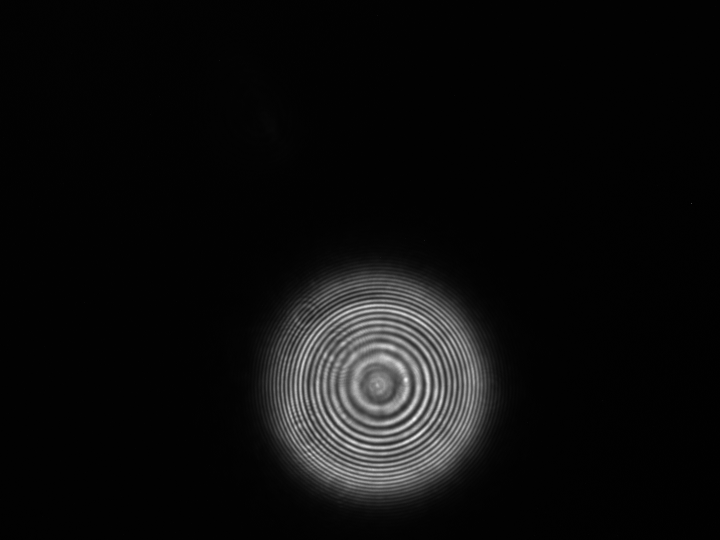
%> input picture Images/Bench_Images/4-27-22/5um-0deg-2.png, 1440 x 1080 px (shown at 1/2 size)
$ octave data_4_27.m   (GNU Octave 9; MATLAB toolbox functions it lacks are replaced by stand-ins)
%> lines starting %> are read from the running program, lines starting %| are printed output that depends on the picture
### Data_Scripts/Data_Functions/open_im.m
function mat = open_im(filename)
    %convert a PNG into a double (0-1) array (grayscale).
    im = imread(filename);
%> im is the input picture: size 1080x1440x3 uint8; min 0, max 250, mean 13.2
    mat = im2double(rgb2gray(im));
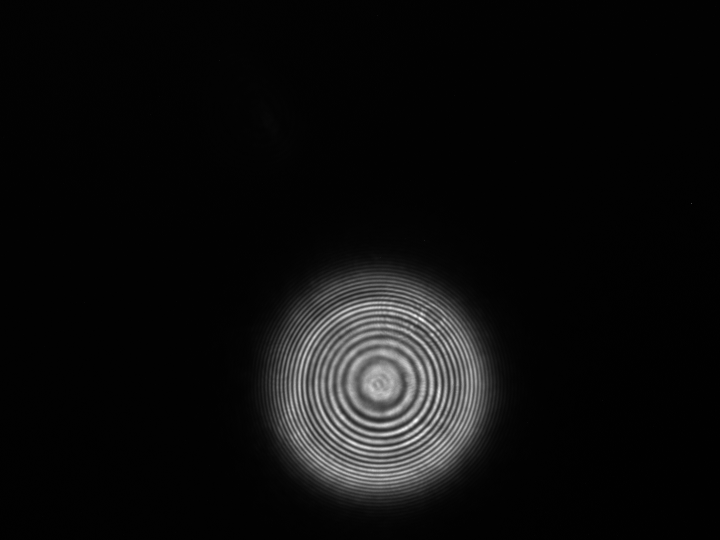
%> input picture Images/Bench_Images/4-27-22/5um-60deg-2.png, 1440 x 1080 px (shown at 1/2 size)
%> in open_im, im is the input picture: size 1080x1440x3 uint8; min 0, max 255, mean 13.4
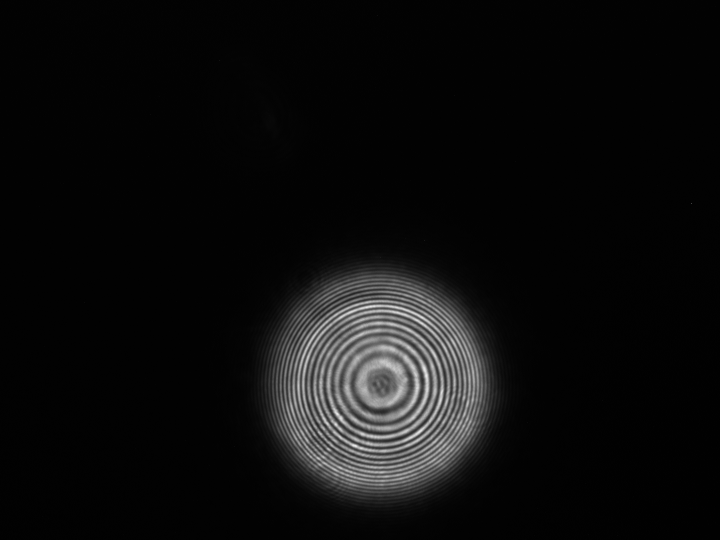
%> input picture Images/Bench_Images/4-27-22/5um-120deg-2.png, 1440 x 1080 px (shown at 1/2 size)
%> in open_im, im is the input picture: size 1080x1440x3 uint8; min 0, max 248, mean 13.3
%> in crop, `cropped = im(crop_array(1):crop_array(2), crop_array(3):crop_array(4));`:
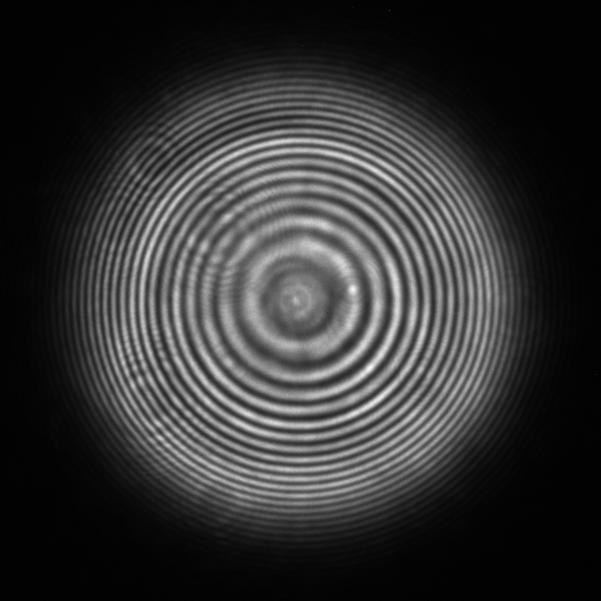
%> cropped: size 601x601 double; min 0, max 0.98, mean 0.199
end

### Data_Scripts/Data_Functions/image_data_struct.m
function hol = image_data_struct(image, angle)
%> called with angle = 0
    %create an image structure from an input intensity array. Specify the
    %relative angle for hologram reconstruction
    im_shape = size(image);
%> im_shape = [601 601]
    crop_params = bench_params(im_shape(1), im_shape(2));
    hol = struct('intensity', image, 'x', crop_params.x, ...
        'y', crop_params.y, 'angle', angle);
end

### Data_Scripts/Data_Functions/bench_params.m
function PARAMS = bench_params(num_x_pixels, num_y_pixels, NA)
%> called with num_x_pixels = 601, num_y_pixels = 601, NA = NaN
    arguments
        num_x_pixels
        num_y_pixels
        NA = 0.1
    end
    %get the bench parameters for the camera currently in use. Specify
    %number of pixels in each dimension and it will rescale it to the
    %appropriate units.
    %Measurements from the camera (units mm)
    dx = 3.45e-3; %mm
    dy = dx;
%     num_x_pixels = 1080;
%     num_y_pixels = 1440;
    L_x = dx * num_x_pixels;
%> L_x = 2.07
    L_y = dy * num_y_pixels;
%> L_y = 2.07
    X = -L_x/2:dx:L_x/2-dx;
%> X = 601 values from -1.04 to 1.03
    Y = -L_y/2:dy:L_y/2-dy;
%> Y = 601 values from -1.04 to 1.03

    PARAMS = struct;
    PARAMS.Lx = L_x;      %x side length of input image
%> PARAMS.Lx = 2.07
    PARAMS.Ly = L_y;      %y side length of input image
%> PARAMS.Ly = 2.07
    PARAMS.lambda = 490e-6; %wavelength
    PARAMS.Mx = num_x_pixels;        %x samples
%> PARAMS.Mx = 601
    PARAMS.My = num_y_pixels;        %y samples
%> PARAMS.My = 601
    PARAMS.NA = NA;        %numerical aperture
    PARAMS.x = X;
%> PARAMS.x = 601 values from -1.04 to 1.03
    PARAMS.y = Y;
%> call 3 of crop, with crop_array = [471 1071 460 1060]
%> in crop (call 3), `cropped = im(crop_array(1):crop_array(2), crop_array(3):crop_array(4));`:
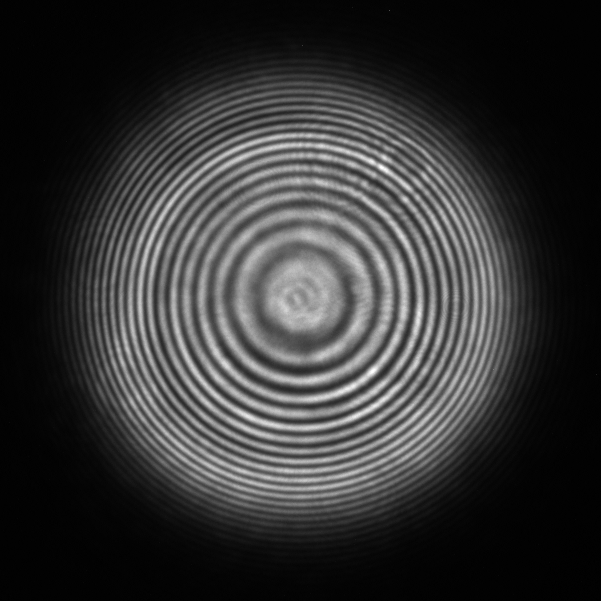
%> cropped: size 601x601 double; min 0, max 1, mean 0.202
%> call 4 of crop, with crop_array = [471 1071 460 1060]
%> in crop (call 4), `cropped = im(crop_array(1):crop_array(2), crop_array(3):crop_array(4));`:
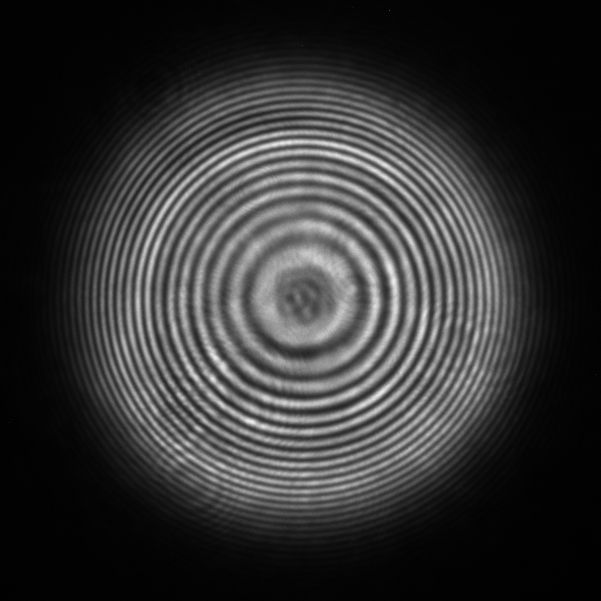
%> cropped: size 601x601 double; min 0, max 0.953, mean 0.2
end

### Data_Scripts/Data_Functions/hol_from_data.m
function c_hologram = hol_from_data(image_struct_list)
    % create a complex valued hologram from an input array of
    % image_data_struct() structures. The structures must have an 'angle'
    % field to specify the relative angles between them.
    num_h = length(image_struct_list);
%> num_h = 3
    int_shape = size(image_struct_list(1).intensity);
%> int_shape = [601 601]
    angles = zeros(1, num_h);
    intensities = zeros(num_h, int_shape(1), int_shape(2));
    for i = 1:num_h
        angles(i) = image_struct_list(i).angle;
        intensities(i,:,:) = [image_struct_list(i).intensity];
    end
%> this loop made 3 passes
%> after the loop, angles = [0 2.09 4.19]
    h_sum = zeros(int_shape);
%> h_sum: size 601x601 double; every value is 0
    for i = 1:num_h
        prev_angle_idx = mod(i - 2 + num_h, num_h)+1;
        prev_angle = angles(prev_angle_idx);
        next_angle_idx = mod(i, num_h)+1;
        next_angle = angles(next_angle_idx);
        phase = exp(1i * prev_angle) - exp(1i * next_angle);
        h_sum = h_sum + squeeze(intensities(i,:,:)) .* phase;
    end
%> this loop made 3 passes
%> (prev_angle_idx, prev_angle, next_angle_idx, next_angle) on passes 1 to 3: (3, 4.19, 2, 2.09), (1, 0, 3, 4.19), (2, 2.09, 1, 0)
    c_hologram = struct('intensity', h_sum, 'x', ...
        image_struct_list(1).x, 'y', image_struct_list(1).y);
end

### MATLAB_functions/plot_im.m
function plot_im(image_struct, label, type, cax)
%> call 4 of plot_im, with label = 'abs(Complex Hologram)'
%> in plot_im (call 4), `plot_param = abs(image_struct.(field_type));`:
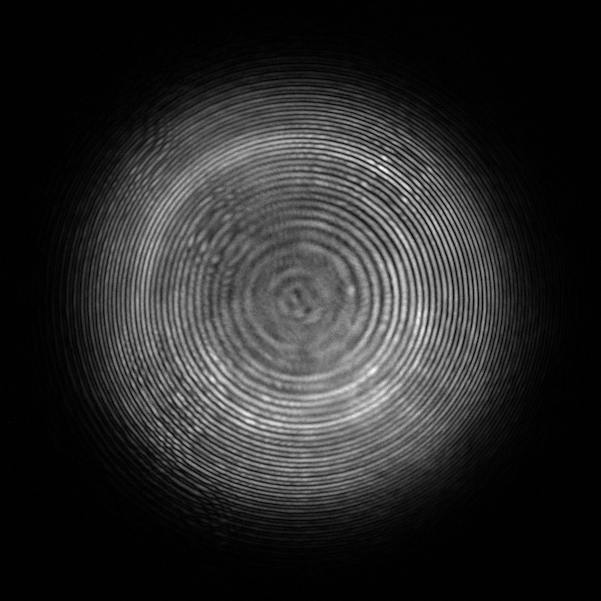
%> plot_param: size 601x601 double; min 0, max 1.14, mean 0.187; drawn with min black and max white
    %{
    Quick function to plot a square B&W intensity plot. Supports plotting
    of structures with 'field' or 'intensity' argument. image_struct must
    also have an 'x' and 'y' argument for labeling the axes. Type can be
    either 'intensity', 'real', or 'imag'; to get different components of
    the image plane as needed.
    %}
    arguments
        image_struct %struct with an intensity plot
        label %title for the plot
        type = 'intensity'
        cax = 'auto' %limits for the colorbar (form is [min max])
    end
    if isfield(image_struct, 'intensity')
        field_type = 'intensity';
    elseif isfield(image_struct, 'field')
        field_type = 'field';
    else
        fprintf("Struct did not have an 'intensity' or 'field' field\n");
    end
    if isfield(image_struct, 'x')
        ax_x = 'x';
        ax_y = 'y';
    elseif isfield(image_struct, 'fx')
        ax_x = 'fx';
        ax_y = 'fy';
    else
        fprintf("Struct did not have an 'x' or 'fx' field\n");
    end
    if strcmp(type,'intensity') && strcmp(field_type,'intensity')
        plot_param = abs(image_struct.(field_type));
    elseif strcmp(type,'intensity') && strcmp(field_type,'field')
        plot_param = abs(image_struct.(field_type)).^2;
    elseif strcmp(type,'real')
        plot_param = real(image_struct.(field_type));
    elseif strcmp(type,'imag')
        plot_param = imag(image_struct.(field_type));
    else
        fprintf("Did not recognize plot type. Must be 'intensity', " + ...
            "'real, or 'imag'.");
    end
    imagesc(image_struct.(ax_x), image_struct.(ax_y), ...
        plot_param);
    title(label);
    axis('square');
    colormap('gray');
    caxis(cax);
    if strcmp(ax_x, 'x')
        xlabel("x (mm)");
        ylabel("y (mm)");
    elseif strcmp(ax_x, 'fx')
        xlabel("x (mm^-1)");
        ylabel("y (mm^-1)");
    end
    colorbar();
end

### MATLAB_functions/hologram3D.m
function hol3d_struct = hologram3D(hologram, z_vals, bench_params)
    %generate a rank-3 complex hologram by fresnel propagating along
    %z_vals (assumed to be evenly spaced)
    num_z = length(z_vals);
    hol_shape = size(hologram.intensity);
%> hol_shape = [601 601]
    hol3d = zeros(hol_shape(1), hol_shape(2), num_z);
    for i = 1:num_z
        hol3d(:,:,i) = fresnel_prop(hologram.intensity, ...
                                    z_vals(i), bench_params);
    end
    hol3d_struct = struct('intensity', hol3d, 'x', hologram.x, 'y', ...
                  hologram.y, 'z', z_vals);
end

### MATLAB_functions/fresnel_prop.m
function propped = fresnel_prop(im, zf, bench_params)
    %{
    Propagate an image (assumed to start in real space) a distance zf.
    %}
    arguments
        im %array that we want to propagate
        zf
        bench_params
    end
    H = fresnel_propagator(zf, bench_params.Lx, bench_params.Mx, ...
                            bench_params.Ly, bench_params.My, ...
                            bench_params.lambda);
    % Propagate
    ft = fftshift(fft2(im));
    proppedFt = ft .* H;
    propped = ifft2(ifftshift(proppedFt));
end

### MATLAB_functions/fresnel_propagator.m
function H = fresnel_propagator(z, Lx, Mx, Ly, My, lambda)
    arguments
        z % propagataion distance
        Lx = 250e-3
        Mx = 1024
        Ly = 250e-3
        My = 1024
        lambda = 490e-6
    end
    % Define Fresnel Propagtor
    dx = Lx/Mx;
    dy = Ly/My;
    % Define frequency axes
    fMax_x = 1/(2*dx);
    df_x = 1/Lx;
    fx = -fMax_x:df_x:fMax_x-df_x;
    fMax_y = 1/(2*dy);
    df_y = 1/Ly;
    fy = -fMax_y:df_y:fMax_y-df_y;
    [FX,FY] = meshgrid(fx,fy);
    H = exp(2i*pi*z/lambda) .* exp(-1i*pi*lambda*z*(FX.^2 + FY.^2));
end

### Data_Scripts/data_4_27.m
%Script to turn some bench images into an Fresnel hologram. Images are of
%the setup with (LP) and without (noLP) the first Linear Polarized LP1

addpath('../MATLAB_functions/'); %include helper functions
addpath('./Data_Functions/');

%Measurements from the camera (units mm)

base_folder = '../Images/Bench_Images/4-27-22/';
%tuned crop parameters to center the images
crop1 = [471 1071 460 1060];   %5mm crop params
% crop1 = [405 1005 550 1150];   %20mm crop params
% crop1 = [450 1050 530 1130];   %75mm crop params
%open images
im1 = open_im(strcat(base_folder, '5um-0deg-2.png'));
im2 = open_im(strcat(base_folder, '5um-60deg-2.png'));
im3 = open_im(strcat(base_folder, '5um-120deg-2.png'));
% convert images into data structures
figure(1);
imagesc(crop(im1, crop1));

h1 = image_data_struct(crop(im1, crop1), 0);
h2 = image_data_struct(crop(im2, crop1), 2*pi/3);
h3 = image_data_struct(crop(im3, crop1), 4*pi/3);
%calculate relevant lengths based on the cropped image size
delta_y = crop1(2) - crop1(1) + 1;
y_midpt = round(delta_y / 2); %20um
% y_midpt = round(delta_y / 2) + 230; %5um
delta_x = crop1(4) - crop1(3) + 1;
x_midpt = round(delta_x / 2); %20um
% x_midpt = round(delta_x / 2) + 50; %5um
PARAMS  = bench_params(delta_x, delta_y);
%make complex holograms
c_hol = hol_from_data([h1 h2 h3]);
%flags to specify what plots to make
movie_label = '5um-imagIFTonly-zoom-4-27';
flag_plot_hologram = true;
flag_gen_3dhol     = true;
flag_show_focus    = true;
flag_show_movie    = true;
flag_save_movie    = true;
flag_show_PSF      = true;
%make plots of the individual images + the complex hologram
if flag_plot_hologram
    %noLP hologram plot
    hfig = figure('Name', 'LED Hologram Plot');
    pos = get(hfig,'position');
    %make plot window wider
    set(hfig,'position',pos.*[0.25 0.8 2.5 1.2]);
    subplot(2, 2, 1);
    plot_im(h1, 'Image 1: \theta = 0');
    subplot(2, 2, 2);
    plot_im(h2, 'Image 2: \theta = 2\pi/3');
    subplot(2, 2, 3);
    plot_im(h3, 'Image 3: \theta = 4\pi/3');
    subplot(2, 2, 4);
    plot_im(c_hol, "abs(Complex Hologram)");
end

if flag_gen_3dhol
    figure('Name', 'Generating Movie Scans')
    z_vals = linspace(-50,-30, 200); %choose z-range to propagate
%> the run ends on the next line
    data_hol_3d = hologram3D(c_hol, z_vals, PARAMS);
% [67 lines not run here, left out]
function cropped = crop(im, crop_array)
    %return a cropped image based on input array of 4 indices
    cropped = im(crop_array(1):crop_array(2), ...
                 crop_array(3):crop_array(4));
end
